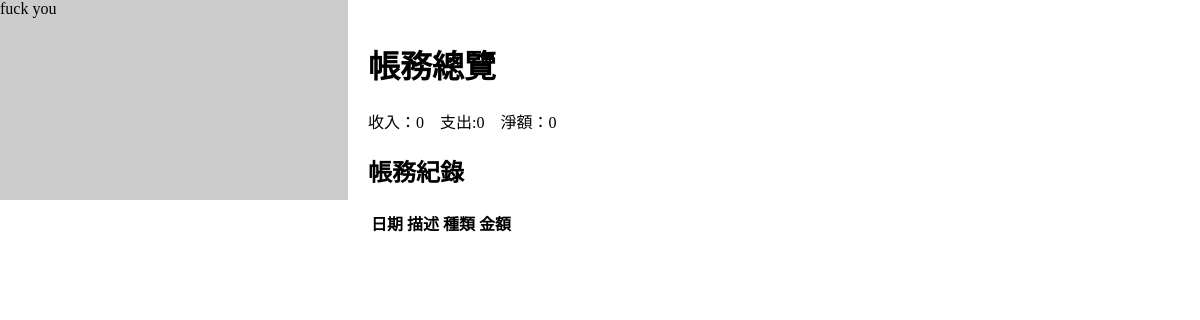
Before: /index/ with the older database file.
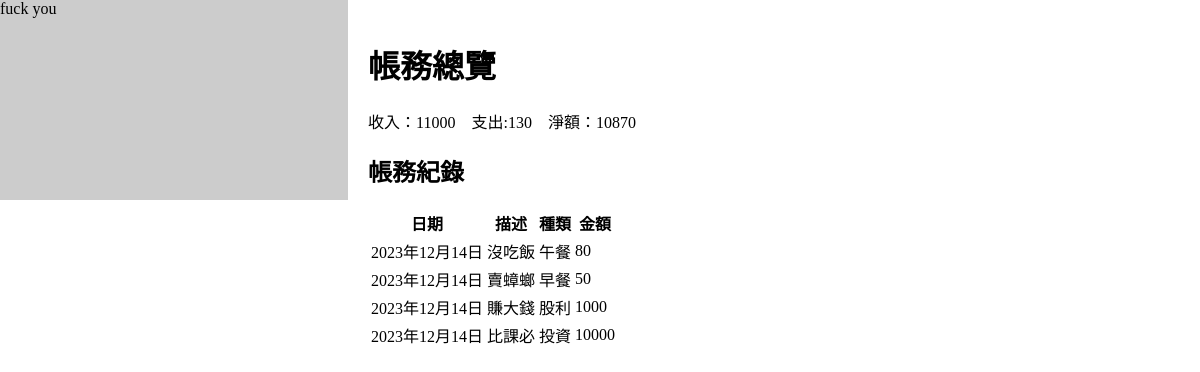
After: the same page with the newer database file.
### projectapp/models.py (models this page shows, shortened)
class Record_E(models.Model):
    date 	= DateField()
    description = CharField(max_length=300,null=True)
    categoryE 	= CharField(max_length=50)
    cash 	= IntegerField()

class Record_R(models.Model):
    date 	= DateField()
    description = CharField(max_length=300,null=True)
    categoryR 	= CharField(max_length=50)
    cash 	= IntegerField()

### projectapp/views.py (the view)
# urls.py: path('index/',views.recordall_and_cashflow),
def recordall_and_cashflow(request):
    recordE=Record_E.objects.all().order_by('date')
    recordR=Record_R.objects.all().order_by('date')
    recordAllE=Record_E.objects.filter()
    recordAllR=Record_R.objects.filter()
    income_list=[record.cash for record in recordAllR]
    outcome_list=[record.cash for record in recordAllE]
    income=sum(income_list) if len(income_list)!=0 else 0
    outcome=sum(outcome_list) if len(outcome_list)!=0 else 0
    net = income -outcome
    return render(request,'index.html',locals())

### templates/index.html (shortened to what this page needs)
<!DOCTYPE html>
<html lang="en">
<head>
    {% load static %}
    <link  href="{% static '/style.css'%}" rel="stylesheet" type="text/css"/>
</head>
<body>
    <div class="container">
        <div class="left-box">fuck you</div>
        <div class="right-text">
    <h1>帳務總覽</h1>
        收入：{{ income }} &nbsp;&nbsp;
        支出:{{ outcome }} &nbsp;&nbsp;
        淨額：{{ net }}
    <h2>帳務紀錄</h2>
    <table>
        <th>日期</th>
        <th>描述</th>
        <th>種類</th>
        <th>金額</th>
        {% for record in recordE %}
    <tr>
        <td>{{ record.date }}</td>
        <td>{{ record.description }}</td>
        <td>{{ record.categoryE }}</td>
        <td>{{ record.cash }}</td>
    </tr>
    {% endfor %}
    {% for record in recordR %}
    <tr>
    <td>{{ record.date }}</td>
    <td>{{ record.description }}</td>
    <td>{{ record.categoryR }}</td>
    <td>{{ record.cash }}</td>
    </tr>
    {% endfor %}
    </table>
    </div>
</div>
</body>
</html>

### static/style.css (style rules this page uses)
body { margin: 0; padding: 0; }
.container { display: flex; }
.left-box { width: 30%; height: 200px; background-color: #ccc; }
.right-text { width: 70%; padding: 20px; }

### templates/index.html (style rules this page uses)
body { margin: 0; padding: 0; }
.container { display: flex; }
.left-box { width: 30%; align-items: stretch }
.right-text { width: 70%; padding: 20px; }

Changed rows visible on the page:
added Record_E: date "2023年12月14日", description "沒吃飯", categoryE "午餐", cash "80"
added Record_E: date "2023年12月14日", description "賣蟑螂", categoryE "早餐", cash "50"
added Record_R: date "2023年12月14日", description "賺大錢", categoryR "股利", cash "1000"
added Record_R: date "2023年12月14日", description "比課必", categoryR "投資", cash "10000"
Other visible differences:
{{ income }}: "0" → "11000"
{{ outcome }}: "0" → "130"
{{ net }}: "0" → "10870"
